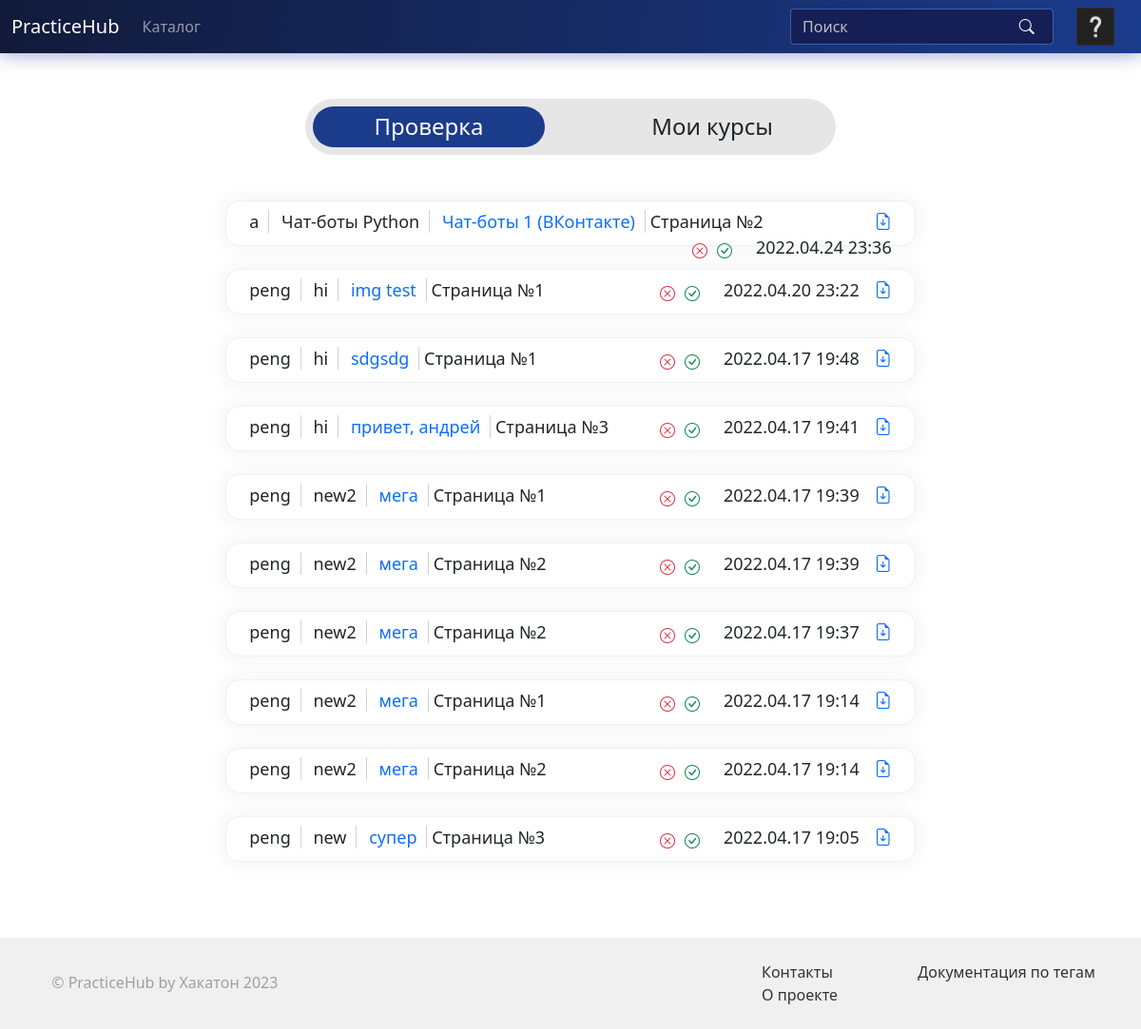
Screenshot of /teaching (signed in) with the database file from the repository.
### models.py (models this page shows, shortened)
class TaskCheck(db.Model):
    id = db.Column(db.Integer, primary_key=True)
    page_id = db.Column(db.Integer, db.ForeignKey("page.id"))
    page_index = db.Column(db.Integer)
    user_id = db.Column(db.Integer, db.ForeignKey("user.id"))
    file = db.Column(db.String(64))
    date = db.Column(db.DateTime, nullable=False, default=datetime.datetime.now())
    status = db.Column(db.Integer)

class User(UserMixin, db.Model):
    id = db.Column(db.Integer, primary_key=True)
    username = db.Column(db.String(64), index=True, unique=True)
    email = db.Column(db.String(120), index=True, unique=True)
    password_hash = db.Column(db.String(128))
    created_courses = db.relationship('Course', backref='author', lazy='dynamic')
    created_posts = db.relationship('Post', backref='author', lazy='dynamic')
    img_path = db.Column(db.String(64))
    img_uuid = db.Column(db.String(64), index=True)
    task_check = db.relationship("TaskCheck", backref="user")

class Course(db.Model):
    id = db.Column(db.Integer, primary_key=True)
    name = db.Column(db.String(64), index=True, unique=True)
    author_id = db.Column(db.Integer, db.ForeignKey('user.id'))
    lessons = db.relationship('Lesson', backref='course', lazy='select',
                              cascade="all, delete-orphan")
    desc = db.Column(db.Text, nullable=False)
    short_desc = db.Column(db.Text, nullable=False)
    img_path = db.Column(db.String(64))
    img_uuid = db.Column(db.String(64), index=True)
    is_published = db.Column(db.Boolean, default=False)
    users = db.relationship('User', secondary=MyCourses.__table__, backref='course')
    likes = column_property(select(func.count(MyCourses.liked)).where(MyCourses.course_id == id).scalar_subquery())

class Lesson(db.Model):
    id = db.Column(db.Integer, primary_key=True)
    name = db.Column(db.String(64))
    course_id = db.Column(db.Integer, db.ForeignKey('course.id'))
    pages = db.relationship('Page', backref='lesson', lazy='select', cascade="all, delete-orphan")
    files = db.relationship('LessonFile', backref='lesson', lazy='dynamic',
                            cascade="all, delete-orphan")

### routes.py (the view, shortened to what this page needs)
@app.route('/teaching', methods=['GET', 'POST'])
@login_required
def teaching():
    courses = Course.query.filter_by(author_id=current_user.id).all()
    checks = []
    task_checks = TaskCheck.query.filter(TaskCheck.status.is_(None)).order_by(TaskCheck.date.desc()).all()
    for task in task_checks:
        if task.page.lesson.course.author_id == current_user.id:
            checks.append(task)
    return render_template('teaching.html', courses=courses, checks=checks)

### models.py (called while the page is built)
@login.user_loader
def load_user(id):
    return User.query.get(int(id))

### templates/teaching.html (shortened to what this page needs)
{% extends 'base.html' %}
{% from 'includes/course_thumbnail.html' import course_thumbnail with context %}
{% block content %}
<div class="w-50 px-0 m-auto">
  <div class="mx-auto rounded-pill justify-content-between d-flex align-items-center p-2 teaching md-fullsize" style="background-color: rgb(230, 230, 230); height: 80%;">
    <button class="rounded-pill px-1 btn no-focus toggler-active" id="check" style="width: 45%; font-weight: 500;">
      <span class="h4">Проверка</span>
      </button>
    <button class="rounded-pill px-1 btn no-focus toggler-inactive" id="courses" style="width: 45%; font-weight: 500;">
      <span class="h4">Мои курсы</span>
    </button>
  </div>
</div>
<div class="mx-auto" style="width: 65%">
  <div id="check-div">
    <form action="" method="post">
    {% for c in checks %}
        <div class="mx-auto w-100 task_check_item py-2 px-4">
          <span style="padding-right: 10px; margin-right: 0.5rem; border-right: solid 1px rgb(210, 210, 210)">{{ c.user.username }}</span>
          <span style="padding-right: 10px; margin-right: 0.5rem; border-right: solid 1px rgb(210, 210, 210)">{{ c.page.lesson.course.name }}</span>
          <a href="{{ url_for('lesson', course_id=c.page.lesson.course.id, lesson_id=c.page.lesson.id) }}"  style="padding-right: 10px; text-decoration: none; border-right: solid 1px rgb(210, 210, 210)">{{ c.page.lesson.name }}</a>
          <span style="padding-right: 10px; margin-right: 0.5rem;">Страница №{{ c.page_index + 1}}</span>
          <a href="{{ url_for('get_file', path=c.file) }}" download="homework"><i class="bi bi-file-earmark-arrow-down float-end" style="margin-left: 1rem"></i></a>
          <span class="float-end">{{ c.date.strftime('%Y.%m.%d %H:%M') }}</span>
          <button class="btn py-1 px-0 float-end me-4 btn_yes" type="submit" id="y{{ loop.index0 }}"><i class="bi bi-check-circle text-success"></i></button>
          <button class="btn py-1 px-0 float-end me-2 btn_no" type="submit" id="n{{ loop.index0 }}"><i class="bi bi-x-circle text-danger"></i></button>
        </div>
    {% endfor %}
    </form>
  </div>
  </div>
{% endblock content %}

### templates/base.html (shortened to what this page needs)
<!doctype html>
<html lang="ru">
<head>
  <link rel="stylesheet" href="{{ url_for('static', filename='css/style.css') }}">
  <link href="https://cdn.jsdelivr.net/npm/bootstrap@5.0.2/dist/css/bootstrap.min.css"
        rel="stylesheet"
>
  <link rel="stylesheet"
        href="https://cdn.jsdelivr.net/npm/bootstrap-icons@1.8.1/font/bootstrap-icons.css">
</head>
<body>
  <nav class="navbar navbar-expand-lg navbar-dark" style="background: rgb(17,26,58); background: linear-gradient(95deg, rgba(17,26,58,1) 0%, rgba(27,59,139,1) 100%); box-shadow: 0 0 20px rgba(32, 45, 160, 0.5)" id="header">
    <div class="container-fluid">
      <div>
        <a href="{{ url_for('promo') }}" style="text-decoration: none"><span class="navbar-brand">PracticeHub</span></a>
      </div>
      {% if current_user.is_authenticated %}
      <div class="mx-3 order-lg-2 dropdown ms-4">
        <a class="" id="dropdownMenuButton1" data-bs-toggle="dropdown" aria-expanded="false"
           role="button">
          <img
              src='{{ url_for("get_file", path=current_user.img_path) if current_user.img_path else url_for("get_file", path="static/images/default_avatar.jpg") }}'
              alt="пусто" height="40" width="40" style="border-radius: 3px;">
        </a>
      </div>
    {% endif %}
    <div class="collapse navbar-collapse" id="navbarSupportedContent">
      <ul class="navbar-nav me-auto mb-2 mb-lg-0">
        <li class="nav-item">
          {% block catalog_link %}
            <a class="nav-link" href="{{ url_for('catalog') }}">Каталог</a>{% endblock catalog_link %}
        </li>
      </ul>
      <form class="d-flex my-search-form" action="{{ url_for('search') }}" method="post">
        <input class="form-control search-text checkSearchInput" placeholder="Поиск" aria-label="Search"
               style="background-color: #151F55; border-color: rgba(73, 113, 191, 0.7)"
               name="searchInput">
        <button type="submit" class="btn no-focus my-search-icon p-0 m-0"
                style="background: transparent"><i class="bi bi-search" style="color: white"></i>
        </button>
      </form>
    </div>
  </div>
</nav>
  <div class="container pt-5" id="content">
    {% block content %}
    {% endblock content %}
  </div>
  <footer class="footer d-flex flex-wrap justify-content-between align-items-center py-4 row mx-0 px-0" id="footer" style="margin-top: 5rem;">
    <div class="col-md-6">
      <a href="/" class="me-2 mb-md-0 text-muted text-decoration-none lh-1">
        <svg class="bi" width="30" height="24"><use xlink:href="#bootstrap"></use></svg>
      </a>
      <span style="color: rgb(160, 160, 160)">© PracticeHub by Хакатон 2023</span>
    </div>
    <div class="col-md-6 pe-5">
      <div class="float-end md-fullsize d-flex justify-content-between" style="width: 65%">
        <div class="me-4">
          <a style="color: rgb(50, 50, 50)">Контакты</a><br>
          <a style="color: rgb(50, 50, 50)">О проекте</a>
        </div>
        <div>
          <a href='{{ url_for("tags") }}' style="color: rgb(50, 50, 50); text-decoration: none">Документация по тегам</a><br>
        </div>
      </div>
    </div>
  </footer>
</body>
</html>

### static/css/style.css (style rules this page uses)
:root { --xlight-gray: #fafafa; --light-gray: #e6e6e6; --mid-gray: #586273; --mbgc: rgba(27,59,139,1); --sbgc: rgba(21,37,85, 1); }
html, body, .t-b { min-height: 100%; }
.btn { background-color: white; line-height: normal; }
.my-search-form { position: relative; }
.my-search-form>input { padding-right: 2rem; }
.my-search-icon { position: absolute; right: 1.2rem; top: .4rem; }
.toggler-active { color: white!important; font-weight: normal!important; cursor: default; font-size: 16px; background-color: var(--mbgc)!important; }
.search-text::placeholder { color: rgba(190, 190, 190, 1)!important; }
.search-text { color: white!important; }
.task_check_item { font-size: 18px; font-weight: 500; height: 3rem; padding-top: 0.7rem; padding-left: 15px; padding-right: 15px; background-color: #FFFFFF; border: 1px solid rgb(240, 240, 240); border-radius: 15px; box-shadow: 0px 0px 20px 2px rgba(50, 50, 50, 0.06); margin-bottom: 1.5rem; vertical-align: middle; }
.footer { position: relative; left: 0px; bottom: 0px; width: 100%; background-color: rgb(240, 240, 240); padding-left: 25rem; padding-right: 25rem; margin-top: 2rem; text-decoration: none; }

### rows the page displays
TaskCheck: user.username "a", page.lesson.course.name "Чат-боты Python", page.lesson.name "Чат-боты 1 (ВКонтакте)", c.page_index+1 "2", date "2022.04.24 23:36"
TaskCheck: user.username "peng", page.lesson.course.name "hi", page.lesson.name "img test", c.page_index+1 "1", date "2022.04.20 23:22"
TaskCheck: user.username "peng", page.lesson.course.name "hi", page.lesson.name "sdgsdg", c.page_index+1 "1", date "2022.04.17 19:48"
TaskCheck: user.username "peng", page.lesson.course.name "hi", page.lesson.name "привет, андрей", c.page_index+1 "3", date "2022.04.17 19:41"
TaskCheck: user.username "peng", page.lesson.course.name "new2", page.lesson.name "мега", c.page_index+1 "1", date "2022.04.17 19:39"
TaskCheck: user.username "peng", page.lesson.course.name "new2", page.lesson.name "мега", c.page_index+1 "2", date "2022.04.17 19:39"
TaskCheck: user.username "peng", page.lesson.course.name "new2", page.lesson.name "мега", c.page_index+1 "2", date "2022.04.17 19:37"
TaskCheck: user.username "peng", page.lesson.course.name "new2", page.lesson.name "мега", c.page_index+1 "1", date "2022.04.17 19:14"
TaskCheck: user.username "peng", page.lesson.course.name "new2", page.lesson.name "мега", c.page_index+1 "2", date "2022.04.17 19:14"
TaskCheck: user.username "peng", page.lesson.course.name "new", page.lesson.name "супер", c.page_index+1 "3", date "2022.04.17 19:05"
